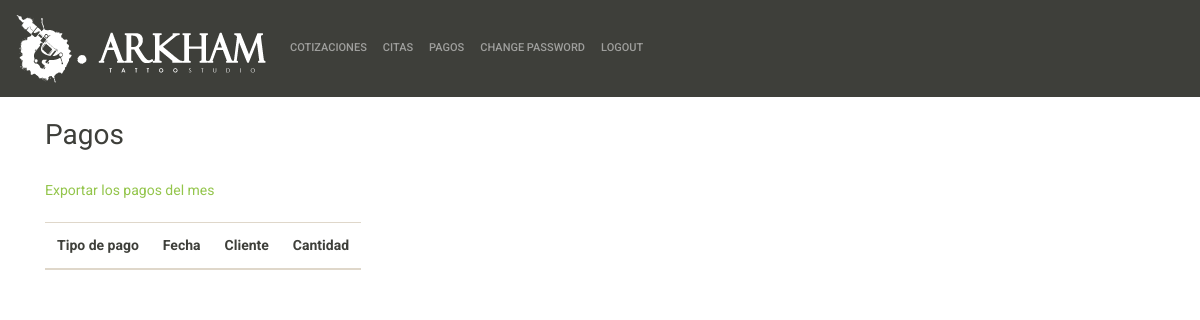
/pagos/ (signed in), run on an earlier commit of the app's database.
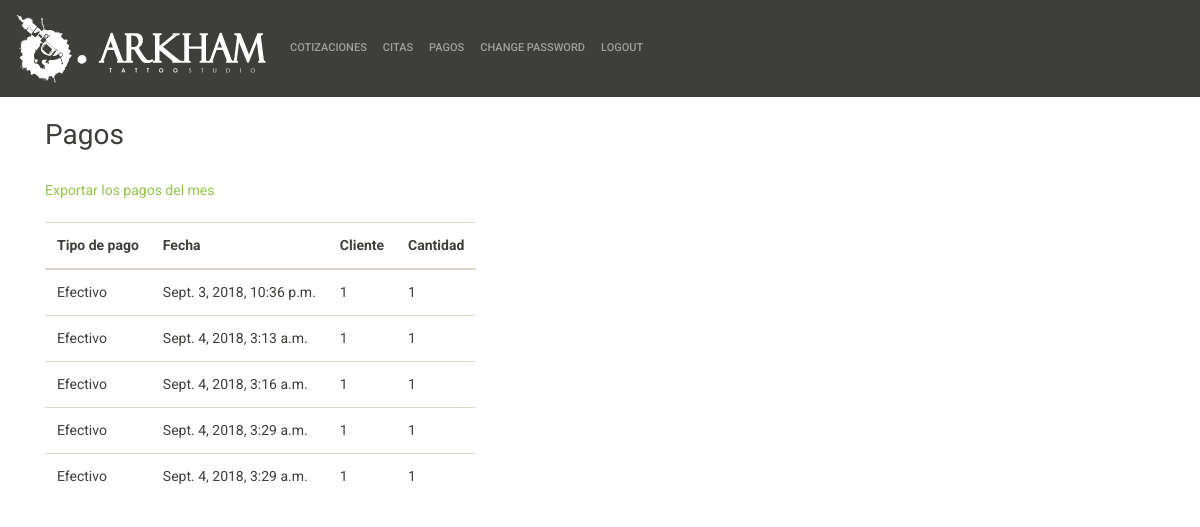
And on a later commit of the database.
### web/models.py (models this page shows, shortened)
class Payment(models.Model):
    cita = models.OneToOneField(Appointment, on_delete=models.CASCADE, primary_key=True)
    fecha = models.DateTimeField(auto_now_add=True, blank=True)
    tipo_pago = models.CharField(max_length= 13, choices=tipo_pago_option, default='Efectivo')
    cantidad = models.IntegerField(default=0)

class Appointment(models.Model):
    cliente = models.ForeignKey(Client, on_delete=models.CASCADE)
    descripcion = models.TextField(max_length=280, default='')
    dia = models.DateField(auto_now=False, auto_now_add=False)
    start = models.TimeField(auto_now=False, auto_now_add=False)
    end = models.TimeField(auto_now=False, auto_now_add=False)

class Client(models.Model):
    nombre = models.CharField(max_length=128, blank=False)
    edad   = models.IntegerField(default=18)
    telefono = models.CharField(max_length=10)
    correo = models.EmailField(max_length=254)
    vicitas = models.IntegerField(default=0)

### payments/views.py (the view)
# urls.py: path('', views.AgendarPagos.as_view(), name='pagos_lista'),
class AgendarPagos(LoginRequiredMixin, ListView):
    model = Payment
    template_name = 'admin/pagos.html'
    def get_queryset(self):
        return Payment.objects.filter(fecha__month=now().month)

### templates/admin/pagos.html
{% extends 'admin/admin_index.html' %}
{% load staticfiles %}
{% load tz %}
{% block content %}
<div class="container">
  <br>
  <div class="row">
    <div class="col">
      <h2>Pagos</h2>
      <br>
      <a href="{% url 'export_pagos_csv' %}">Exportar los pagos del mes</a>
      <br>
      <br>
      <table class="table table-responsive table-hover">
        <thead>
          <tr>
            <th spcope="col">Tipo de pago</th>
            <th scope="col">Fecha</th>
            <th scope="col">Cliente</th>
            <th scope="col">Cantidad</th>
          </tr>
        </thead>
        <tbody>
          {% if object_list %}
            {% for pago in object_list %}
            <tr>
              <td>{{ pago.tipo_pago }} </td>
              <td>{{ pago.fecha|timezone:"America/Ensenada" }}</td>
              <td>{{ pago.cita.cliente.nombre }}</td>
              <td>{{ pago.cantidad }}</td>
            </tr>
            {% endfor %}
          {% endif %}
        </tbody>
    </table>
    </div>
  </div>
</div>
{% endblock %}

What changed in the data, as far as the page shows it:
added Payment: tipo_pago "Efectivo", fecha "Sept. 3, 2018, 10:36 p.m.", cita.cliente.nombre "1", cantidad "1"
added Payment: tipo_pago "Efectivo", fecha "Sept. 4, 2018, 3:13 a.m.", cita.cliente.nombre "1", cantidad "1"
added Payment: tipo_pago "Efectivo", fecha "Sept. 4, 2018, 3:16 a.m.", cita.cliente.nombre "1", cantidad "1"
added Payment: tipo_pago "Efectivo", fecha "Sept. 4, 2018, 3:29 a.m.", cita.cliente.nombre "1", cantidad "1"
added Payment: tipo_pago "Efectivo", fecha "Sept. 4, 2018, 3:29 a.m.", cita.cliente.nombre "1", cantidad "1"
